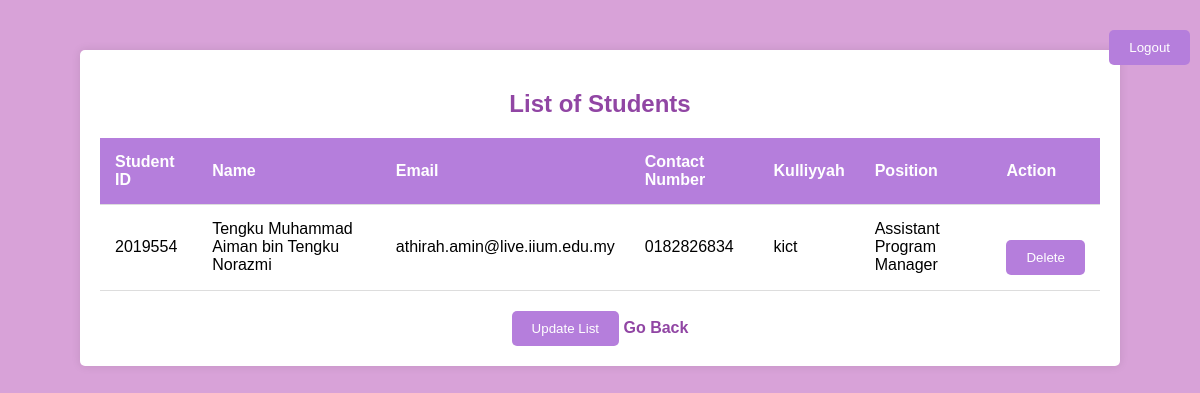
The page /program.php?program=104 on the database its author committed.
### tables this page shows
CREATE TABLE `student` (
  `StudentID` int(11) NOT NULL,
  `ProgramName` varchar(50) NOT NULL,
  `Name` varchar(255) DEFAULT NULL,
  `Email` varchar(255) DEFAULT NULL,
  `Cont_Num` varchar(15) DEFAULT NULL,
  `Kulliyyah` varchar(255) DEFAULT NULL,
  `Committee` varchar(50) NOT NULL
);

### program.php (the view, shortened to what this page needs)
<!DOCTYPE html>
<html lang="en">
<head>
</head>
<body>
    <form class="logout-form" method="post" action="logout.php">
        <button class="logout-button" type="submit">Logout</button>
    </form>
    <div class="container">
        <?php
        include("dbconnect.php");
        $programID = isset($_GET['program']) ? $_GET['program'] : '';
        $queryStudents = "SELECT s.StudentID, s.Name, s.Email, s.Cont_Num, s.Kulliyyah, s.Committee
                        FROM student s
                        JOIN student_program sp ON s.StudentID = sp.StudentID
                        WHERE sp.ProgramID = '$programID'";
        $resultStudents = $conn->query($queryStudents);
        ?>
        <h2>List of Students</h2>
        <table>
    <tr>
        <th>Student ID</th>
        <th>Name</th>
        <th>Email</th>
        <th>Contact Number</th>
        <th>Kulliyyah</th>
        <th>Position</th>
        <th>Action</th>
    </tr>
    <?php
    while ($rowStudent = $resultStudents->fetch_assoc()) {
        echo "<tr>";
        echo "<td>" . $rowStudent['StudentID'] . "</td>";
        echo "<td>" . $rowStudent['Name'] . "</td>";
        echo "<td>" . $rowStudent['Email'] . "</td>";
        echo "<td>" . $rowStudent['Cont_Num'] . "</td>";
        echo "<td>" . $rowStudent['Kulliyyah'] . "</td>";
        echo "<td>" . $rowStudent['Committee'] . "</td>";
        echo "<td><button onclick=\"deleteStudent('".$rowStudent['StudentID']."')\">Delete</button></td>";
        echo "</tr>";
    }
    ?>
</table>
<button onclick="window.location.href='updatelist.php?program=<?php echo $programID; ?>'">Update List</button>
<a href='javascript:history.go(-1)'>Go Back</a>
</html>

### program.php (style rules this page uses)
body { background-color: #d8a2d8; margin: 0; font-family: Arial, sans-serif; }
.container { background-color: #fff; box-shadow: 0 0 10px rgba(0, 0, 0, 0.1); padding: 20px; border-radius: 5px; max-width: 1000px; margin: 50px auto; text-align: center; }
h2 { color: #9146a4; }
table { width: 100%; margin-top: 20px; border-collapse: collapse; }
th, td { padding: 15px; text-align: left; border-bottom: 1px solid #ddd; }
th { background-color: #b57edc; color: #fff; }
button { background-color: #b57edc; color: #fff; padding: 10px 20px; border: none; border-radius: 5px; cursor: pointer; margin-top: 20px; }
a { text-decoration: none; color: #9146a4; font-weight: bold; margin-top: 10px; display: inline-block; }
form.logout-form { position: fixed; top: 10px; right: 10px; }
button.logout-button { background-color: #b57edc; color: #fff; padding: 10px 20px; border: none; border-radius: 5px; cursor: pointer; }

### rows shown on the page
student: StudentID "2019554", Name "Tengku Muhammad Aiman bin Tengku Norazmi", Email "athirah.amin@live.iium.edu.my", Cont_Num "0182826834", Kulliyyah "kict", Committee "Assistant Program Manager"
